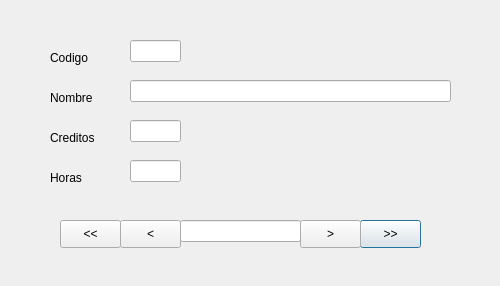
<?xml version="1.0" encoding="UTF-8"?>
<ui version="4.0">
 <class>dlgDemo08</class>
 <widget class="QDialog" name="dlgDemo08">
  <property name="geometry">
   <rect>
    <x>0</x>
    <y>0</y>
    <width>500</width>
    <height>286</height>
   </rect>
  </property>
  <property name="windowTitle">
   <string>Demo 08: Consulta Desconectada de Cursos</string>
  </property>
  <widget class="QLabel" name="lblCodigo">
   <property name="geometry">
    <rect>
     <x>50</x>
     <y>50</y>
     <width>55</width>
     <height>16</height>
    </rect>
   </property>
   <property name="text">
    <string>Codigo</string>
   </property>
  </widget>
  <widget class="QLabel" name="lblNombre">
   <property name="geometry">
    <rect>
     <x>50</x>
     <y>90</y>
     <width>55</width>
     <height>16</height>
    </rect>
   </property>
   <property name="text">
    <string>Nombre</string>
   </property>
  </widget>
  <widget class="QLineEdit" name="txtNombre">
   <property name="geometry">
    <rect>
     <x>130</x>
     <y>80</y>
     <width>321</width>
     <height>22</height>
    </rect>
   </property>
   <property name="readOnly">
    <bool>true</bool>
   </property>
  </widget>
  <widget class="QLabel" name="lblCreditos">
   <property name="geometry">
    <rect>
     <x>50</x>
     <y>130</y>
     <width>55</width>
     <height>16</height>
    </rect>
   </property>
   <property name="text">
    <string>Creditos</string>
   </property>
  </widget>
  <widget class="QLineEdit" name="txtCreditos">
   <property name="geometry">
    <rect>
     <x>130</x>
     <y>120</y>
     <width>51</width>
     <height>22</height>
    </rect>
   </property>
   <property name="readOnly">
    <bool>true</bool>
   </property>
  </widget>
  <widget class="QLabel" name="lblHoras">
   <property name="geometry">
    <rect>
     <x>50</x>
     <y>170</y>
     <width>55</width>
     <height>16</height>
    </rect>
   </property>
   <property name="text">
    <string>Horas</string>
   </property>
  </widget>
  <widget class="QLineEdit" name="txtHoras">
   <property name="geometry">
    <rect>
     <x>130</x>
     <y>160</y>
     <width>51</width>
     <height>22</height>
    </rect>
   </property>
   <property name="readOnly">
    <bool>true</bool>
   </property>
  </widget>
  <widget class="QPushButton" name="btnUltimo">
   <property name="geometry">
    <rect>
     <x>360</x>
     <y>220</y>
     <width>61</width>
     <height>28</height>
    </rect>
   </property>
   <property name="text">
    <string>&gt;&gt;</string>
   </property>
  </widget>
  <widget class="QPushButton" name="btnPrimero">
   <property name="geometry">
    <rect>
     <x>60</x>
     <y>220</y>
     <width>61</width>
     <height>28</height>
    </rect>
   </property>
   <property name="text">
    <string>&lt;&lt;</string>
   </property>
  </widget>
  <widget class="QPushButton" name="btnSiguiente">
   <property name="geometry">
    <rect>
     <x>300</x>
     <y>220</y>
     <width>61</width>
     <height>28</height>
    </rect>
   </property>
   <property name="text">
    <string>&gt;</string>
   </property>
  </widget>
  <widget class="QPushButton" name="btnAnterior">
   <property name="geometry">
    <rect>
     <x>120</x>
     <y>220</y>
     <width>61</width>
     <height>28</height>
    </rect>
   </property>
   <property name="text">
    <string>&lt;</string>
   </property>
  </widget>
  <widget class="QLineEdit" name="txtPosicion">
   <property name="geometry">
    <rect>
     <x>180</x>
     <y>220</y>
     <width>121</width>
     <height>22</height>
    </rect>
   </property>
   <property name="alignment">
    <set>Qt::AlignCenter</set>
   </property>
   <property name="readOnly">
    <bool>true</bool>
   </property>
  </widget>
  <widget class="QLineEdit" name="txtCodigo">
   <property name="geometry">
    <rect>
     <x>130</x>
     <y>40</y>
     <width>51</width>
     <height>22</height>
    </rect>
   </property>
   <property name="readOnly">
    <bool>true</bool>
   </property>
  </widget>
 </widget>
 <resources/>
 <connections/>
</ui>
